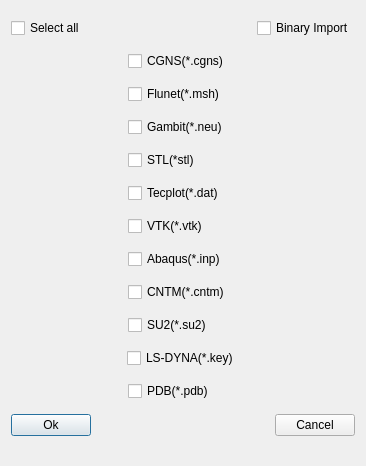
<?xml version="1.0" encoding="UTF-8"?>
<ui version="4.0">
 <class>ParaImportMeshSetup</class>
 <widget class="QDialog" name="ParaImportMeshSetup">
  <property name="geometry">
   <rect>
    <x>0</x>
    <y>0</y>
    <width>366</width>
    <height>466</height>
   </rect>
  </property>
  <property name="windowTitle">
   <string>Import mesh setup</string>
  </property>
  <layout class="QGridLayout" name="gridLayout_3">
   <item row="0" column="0">
    <layout class="QHBoxLayout" name="horizontalLayout_8">
     <item>
      <widget class="QCheckBox" name="chk_selectall">
       <property name="text">
        <string>Select all</string>
       </property>
      </widget>
     </item>
     <item>
      <spacer name="horizontalSpacer_13">
       <property name="orientation">
        <enum>Qt::Horizontal</enum>
       </property>
       <property name="sizeHint" stdset="0">
        <size>
         <width>40</width>
         <height>20</height>
        </size>
       </property>
      </spacer>
     </item>
     <item>
      <widget class="QCheckBox" name="chk_binImport">
       <property name="text">
        <string>Binary Import</string>
       </property>
      </widget>
     </item>
    </layout>
   </item>
   <item row="1" column="0">
    <layout class="QHBoxLayout" name="horizontalLayout">
     <item>
      <spacer name="horizontalSpacer">
       <property name="orientation">
        <enum>Qt::Horizontal</enum>
       </property>
       <property name="sizeHint" stdset="0">
        <size>
         <width>40</width>
         <height>20</height>
        </size>
       </property>
      </spacer>
     </item>
     <item>
      <widget class="QCheckBox" name="chk_cgns">
       <property name="minimumSize">
        <size>
         <width>110</width>
         <height>0</height>
        </size>
       </property>
       <property name="text">
        <string>CGNS(*.cgns)</string>
       </property>
      </widget>
     </item>
     <item>
      <spacer name="horizontalSpacer_2">
       <property name="orientation">
        <enum>Qt::Horizontal</enum>
       </property>
       <property name="sizeHint" stdset="0">
        <size>
         <width>40</width>
         <height>20</height>
        </size>
       </property>
      </spacer>
     </item>
    </layout>
   </item>
   <item row="2" column="0">
    <layout class="QHBoxLayout" name="horizontalLayout_13">
     <item>
      <spacer name="horizontalSpacer_22">
       <property name="orientation">
        <enum>Qt::Horizontal</enum>
       </property>
       <property name="sizeHint" stdset="0">
        <size>
         <width>40</width>
         <height>20</height>
        </size>
       </property>
      </spacer>
     </item>
     <item>
      <widget class="QCheckBox" name="chk_flunet">
       <property name="minimumSize">
        <size>
         <width>110</width>
         <height>0</height>
        </size>
       </property>
       <property name="text">
        <string>Flunet(*.msh)</string>
       </property>
      </widget>
     </item>
     <item>
      <spacer name="horizontalSpacer_23">
       <property name="orientation">
        <enum>Qt::Horizontal</enum>
       </property>
       <property name="sizeHint" stdset="0">
        <size>
         <width>40</width>
         <height>20</height>
        </size>
       </property>
      </spacer>
     </item>
    </layout>
   </item>
   <item row="3" column="0">
    <layout class="QHBoxLayout" name="horizontalLayout_11">
     <item>
      <spacer name="horizontalSpacer_18">
       <property name="orientation">
        <enum>Qt::Horizontal</enum>
       </property>
       <property name="sizeHint" stdset="0">
        <size>
         <width>40</width>
         <height>20</height>
        </size>
       </property>
      </spacer>
     </item>
     <item>
      <widget class="QCheckBox" name="chk_gambit">
       <property name="minimumSize">
        <size>
         <width>110</width>
         <height>0</height>
        </size>
       </property>
       <property name="text">
        <string>Gambit(*.neu)</string>
       </property>
      </widget>
     </item>
     <item>
      <spacer name="horizontalSpacer_19">
       <property name="orientation">
        <enum>Qt::Horizontal</enum>
       </property>
       <property name="sizeHint" stdset="0">
        <size>
         <width>40</width>
         <height>20</height>
        </size>
       </property>
      </spacer>
     </item>
    </layout>
   </item>
   <item row="4" column="0">
    <layout class="QHBoxLayout" name="horizontalLayout_12">
     <item>
      <spacer name="horizontalSpacer_20">
       <property name="orientation">
        <enum>Qt::Horizontal</enum>
       </property>
       <property name="sizeHint" stdset="0">
        <size>
         <width>40</width>
         <height>20</height>
        </size>
       </property>
      </spacer>
     </item>
     <item>
      <widget class="QCheckBox" name="chk_stl">
       <property name="minimumSize">
        <size>
         <width>110</width>
         <height>0</height>
        </size>
       </property>
       <property name="text">
        <string>STL(*stl)</string>
       </property>
      </widget>
     </item>
     <item>
      <spacer name="horizontalSpacer_21">
       <property name="orientation">
        <enum>Qt::Horizontal</enum>
       </property>
       <property name="sizeHint" stdset="0">
        <size>
         <width>40</width>
         <height>20</height>
        </size>
       </property>
      </spacer>
     </item>
    </layout>
   </item>
   <item row="5" column="0">
    <layout class="QHBoxLayout" name="horizontalLayout_10">
     <item>
      <spacer name="horizontalSpacer_16">
       <property name="orientation">
        <enum>Qt::Horizontal</enum>
       </property>
       <property name="sizeHint" stdset="0">
        <size>
         <width>40</width>
         <height>20</height>
        </size>
       </property>
      </spacer>
     </item>
     <item>
      <widget class="QCheckBox" name="chk_tecplot">
       <property name="minimumSize">
        <size>
         <width>110</width>
         <height>0</height>
        </size>
       </property>
       <property name="text">
        <string>Tecplot(*.dat)</string>
       </property>
      </widget>
     </item>
     <item>
      <spacer name="horizontalSpacer_17">
       <property name="orientation">
        <enum>Qt::Horizontal</enum>
       </property>
       <property name="sizeHint" stdset="0">
        <size>
         <width>40</width>
         <height>20</height>
        </size>
       </property>
      </spacer>
     </item>
    </layout>
   </item>
   <item row="6" column="0">
    <layout class="QHBoxLayout" name="horizontalLayout_9">
     <item>
      <spacer name="horizontalSpacer_14">
       <property name="orientation">
        <enum>Qt::Horizontal</enum>
       </property>
       <property name="sizeHint" stdset="0">
        <size>
         <width>40</width>
         <height>20</height>
        </size>
       </property>
      </spacer>
     </item>
     <item>
      <widget class="QCheckBox" name="chk_vtk">
       <property name="minimumSize">
        <size>
         <width>110</width>
         <height>0</height>
        </size>
       </property>
       <property name="text">
        <string>VTK(*.vtk)</string>
       </property>
      </widget>
     </item>
     <item>
      <spacer name="horizontalSpacer_15">
       <property name="orientation">
        <enum>Qt::Horizontal</enum>
       </property>
       <property name="sizeHint" stdset="0">
        <size>
         <width>40</width>
         <height>20</height>
        </size>
       </property>
      </spacer>
     </item>
    </layout>
   </item>
   <item row="7" column="0">
    <layout class="QHBoxLayout" name="horizontalLayout_2">
     <item>
      <spacer name="horizontalSpacer_3">
       <property name="orientation">
        <enum>Qt::Horizontal</enum>
       </property>
       <property name="sizeHint" stdset="0">
        <size>
         <width>40</width>
         <height>20</height>
        </size>
       </property>
      </spacer>
     </item>
     <item>
      <widget class="QCheckBox" name="chk_inp">
       <property name="minimumSize">
        <size>
         <width>110</width>
         <height>0</height>
        </size>
       </property>
       <property name="text">
        <string>Abaqus(*.inp)</string>
       </property>
      </widget>
     </item>
     <item>
      <spacer name="horizontalSpacer_4">
       <property name="orientation">
        <enum>Qt::Horizontal</enum>
       </property>
       <property name="sizeHint" stdset="0">
        <size>
         <width>40</width>
         <height>20</height>
        </size>
       </property>
      </spacer>
     </item>
    </layout>
   </item>
   <item row="8" column="0">
    <layout class="QHBoxLayout" name="horizontalLayout_3">
     <item>
      <spacer name="horizontalSpacer_5">
       <property name="orientation">
        <enum>Qt::Horizontal</enum>
       </property>
       <property name="sizeHint" stdset="0">
        <size>
         <width>40</width>
         <height>20</height>
        </size>
       </property>
      </spacer>
     </item>
     <item>
      <widget class="QCheckBox" name="chk_cntm">
       <property name="minimumSize">
        <size>
         <width>110</width>
         <height>0</height>
        </size>
       </property>
       <property name="text">
        <string>CNTM(*.cntm)</string>
       </property>
      </widget>
     </item>
     <item>
      <spacer name="horizontalSpacer_6">
       <property name="orientation">
        <enum>Qt::Horizontal</enum>
       </property>
       <property name="sizeHint" stdset="0">
        <size>
         <width>40</width>
         <height>20</height>
        </size>
       </property>
      </spacer>
     </item>
    </layout>
   </item>
   <item row="9" column="0">
    <layout class="QGridLayout" name="gridLayout">
     <item row="0" column="1">
      <widget class="QCheckBox" name="chk_su2">
       <property name="minimumSize">
        <size>
         <width>110</width>
         <height>0</height>
        </size>
       </property>
       <property name="text">
        <string>SU2(*.su2)</string>
       </property>
      </widget>
     </item>
     <item row="0" column="2">
      <spacer name="horizontalSpacer_10">
       <property name="orientation">
        <enum>Qt::Horizontal</enum>
       </property>
       <property name="sizeHint" stdset="0">
        <size>
         <width>40</width>
         <height>20</height>
        </size>
       </property>
      </spacer>
     </item>
     <item row="0" column="0">
      <spacer name="horizontalSpacer_9">
       <property name="orientation">
        <enum>Qt::Horizontal</enum>
       </property>
       <property name="sizeHint" stdset="0">
        <size>
         <width>40</width>
         <height>20</height>
        </size>
       </property>
      </spacer>
     </item>
    </layout>
   </item>
   <item row="10" column="0">
    <layout class="QGridLayout" name="gridLayout_2">
     <item row="0" column="1">
      <widget class="QCheckBox" name="chk_key">
       <property name="minimumSize">
        <size>
         <width>110</width>
         <height>0</height>
        </size>
       </property>
       <property name="text">
        <string>LS-DYNA(*.key)</string>
       </property>
      </widget>
     </item>
     <item row="0" column="2">
      <spacer name="horizontalSpacer_11">
       <property name="orientation">
        <enum>Qt::Horizontal</enum>
       </property>
       <property name="sizeHint" stdset="0">
        <size>
         <width>40</width>
         <height>20</height>
        </size>
       </property>
      </spacer>
     </item>
     <item row="0" column="0">
      <spacer name="horizontalSpacer_12">
       <property name="orientation">
        <enum>Qt::Horizontal</enum>
       </property>
       <property name="sizeHint" stdset="0">
        <size>
         <width>40</width>
         <height>20</height>
        </size>
       </property>
      </spacer>
     </item>
    </layout>
   </item>
   <item row="11" column="0">
    <layout class="QHBoxLayout" name="horizontalLayout_4">
     <item>
      <spacer name="horizontalSpacer_7">
       <property name="orientation">
        <enum>Qt::Horizontal</enum>
       </property>
       <property name="sizeHint" stdset="0">
        <size>
         <width>40</width>
         <height>20</height>
        </size>
       </property>
      </spacer>
     </item>
     <item>
      <widget class="QCheckBox" name="chk_pdb">
       <property name="minimumSize">
        <size>
         <width>110</width>
         <height>0</height>
        </size>
       </property>
       <property name="text">
        <string>PDB(*.pdb)</string>
       </property>
      </widget>
     </item>
     <item>
      <spacer name="horizontalSpacer_8">
       <property name="orientation">
        <enum>Qt::Horizontal</enum>
       </property>
       <property name="sizeHint" stdset="0">
        <size>
         <width>40</width>
         <height>20</height>
        </size>
       </property>
      </spacer>
     </item>
    </layout>
   </item>
   <item row="12" column="0">
    <layout class="QHBoxLayout" name="horizontalLayout_14">
     <item>
      <widget class="QPushButton" name="btnOk">
       <property name="text">
        <string>Ok</string>
       </property>
      </widget>
     </item>
     <item>
      <spacer name="horizontalSpacer_24">
       <property name="orientation">
        <enum>Qt::Horizontal</enum>
       </property>
       <property name="sizeHint" stdset="0">
        <size>
         <width>40</width>
         <height>20</height>
        </size>
       </property>
      </spacer>
     </item>
     <item>
      <widget class="QPushButton" name="btnCancel">
       <property name="text">
        <string>Cancel</string>
       </property>
      </widget>
     </item>
    </layout>
   </item>
  </layout>
 </widget>
 <resources/>
 <connections/>
</ui>
